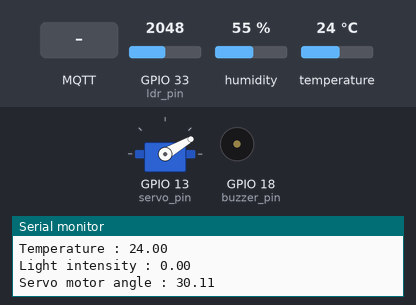
Recording of a sketch running on a simulated ESP32. Shown: servo, buzzer (waves = sounding), the last lines printed to the serial monitor. Inputs (shaded band) come from the test bench; at power-on: GPIO 33 (ldr_pin) = 2048, humidity 55 %, temperature 24 °C. WiFi joins after 1.5 s; servers stay silent unless stated; no MQTT or app messages arrive unless stated.

Above: at 2.7 s.
2.8 s: GPIO 33 (ldr_pin) set to 0
At 4.1 s:
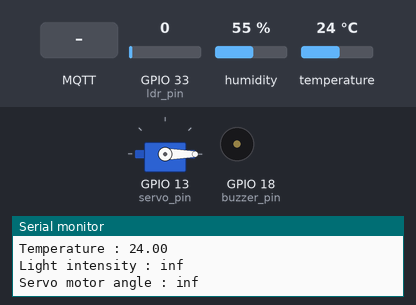
4.6 s: MQTT message "1" arrives on the first subscribed topic
At 5.4 s:
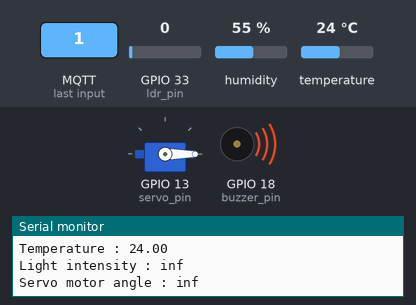
6.1 s: GPIO 33 (ldr_pin) set to 2
7.6 s: GPIO 33 (ldr_pin) set to 5
At 8.9 s:
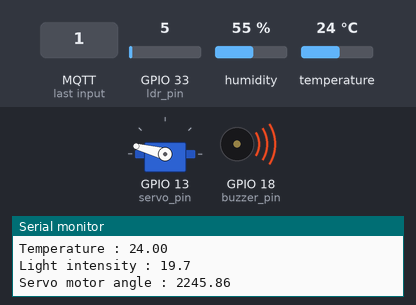
9.2 s: MQTT message "on" arrives on the first subscribed topic
At 10.4 s:
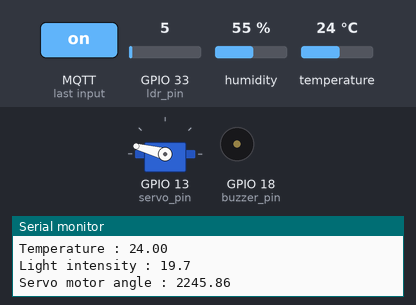
10.7 s: MQTT message "1" arrives on the third subscribed topic
At 11.7 s:
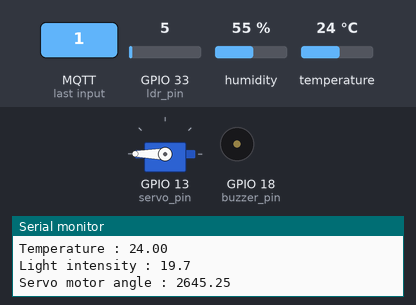
Timing chart, 0 to 13.2 s (numbered marks = the images above; inputs shaded):
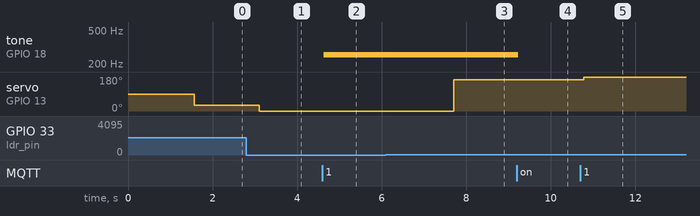

The sketch:

sketch.ino
```cpp
#include <PubSubClient.h>
#include <WiFi.h>
#include <NTPClient.h>
#include <WiFiUdp.h>
#include "DHTesp.h"
#include <ESP32Servo.h>

//Define pins
#define dht_pin 15
#define buzzer_pin 18
#define ldr_pin 33
#define servo_pin 13

//Create instances of classes
WiFiClient espClient;
PubSubClient mqttClient(espClient);
WiFiUDP ntpUDP;
NTPClient timeClient(ntpUDP);
DHTesp dhtSensor;
Servo servoMotor;

//LDR sensor parameters
const float GAMMA = 0.7;
const float RL10 = 50;

//Min, Max values observed for lux value calculation using ldr input
double min_lux = 0.12;
double long max_lux = 100916.59;

//Parameters controlling servo motor angle
float min_angle = 30;
float control_factor = 0.75;

//Variables to store important values
char temp_arr[6];
bool is_scheduled_on = false;
unsigned long scheduled_on_time;
double light_intensity;
char light_intensity_arr[5];
float servo_angle;

void setup() {
  Serial.begin(115200);
  setupWifi();
  setupMqtt();

  timeClient.begin();
  timeClient.setTimeOffset(5.5 * 3600);

  dhtSensor.setup(dht_pin, DHTesp::DHT22);
  servoMotor.attach(servo_pin);
  pinMode(buzzer_pin, OUTPUT);
  digitalWrite(buzzer_pin, LOW);
  pinMode(ldr_pin, INPUT);

  //Connect to broker to set the initial values of min_angle and control_factor in the dashboard
  connectToBroker();
  mqttClient.publish("Medibox-Servo_min_angle_esp", "30");
  mqttClient.publish("Medibox-Servo_control_factor_esp", "0.75");
}

void loop() {
  if (!mqttClient.connected()) {
    connectToBroker();
  }
  Serial.println();
  mqttClient.loop();

  //Update sensor readings and adjust the servo motor
  updateTemperature();
  updateLightIntensity();
  adjustSlidingWindow();

  //Publish sensor values in the dashboard
  mqttClient.publish("Medibox-Temperature", temp_arr);
  mqttClient.publish("Medibox-LDR_Val", light_intensity_arr);

  //Check whether buzzer scheduled time reached
  checkSchedule();
  delay(500);
}

void setupWifi() {
  WiFi.begin("Wokwi-GUEST", "");
  Serial.print("Connecting to Wifi");

  while (WiFi.status() != WL_CONNECTED) {
    delay(500);
    Serial.print(".");
  }
  Serial.println("Connected");
  Serial.print("IP address: ");
  Serial.println(WiFi.localIP());
  Serial.println();
}

void setupMqtt() {
  mqttClient.setServer("test.mosquitto.org", 1883);
  mqttClient.setCallback(receiveCallback);
}

void connectToBroker() {
  while (!mqttClient.connected()) {
    Serial.print("Attempting MQTT connection...");
    if (mqttClient.connect("ESP32-12345")) {
      Serial.println("Connected");

      //Subscribe to the topics to listen from dashboard
      mqttClient.subscribe("Medibox-Buzzer_On-Off");
      mqttClient.subscribe("Medibox-Buzzer_schedule");
      mqttClient.subscribe("Medibox-Servo_min_angle");
      mqttClient.subscribe("Medibox-Servo_control_factor");

    } else {
      Serial.print("Failed ");
      Serial.println(mqttClient.state());
      delay(5000);
    }
  }
}

void receiveCallback(char* topic, byte* payload, unsigned int length){
  Serial.print("Message arrived [");
  Serial.print(topic);
  Serial.print("] : ");

  char payload_char_arr[length+1];

  for(int i = 0; i < length; i++) {
    Serial.print((char) payload[i]);
    payload_char_arr[i] = (char) payload[i];
  }

  /*Null charactor added to represent the end of character array. Else created errors for some
  inputs by reading garbage data in consecutive memory locations*/
  payload_char_arr[length] = '\0';
  Serial.println();

  if(strcmp(topic, "Medibox-Buzzer_On-Off") == 0) {
    buzzerOn(payload_char_arr[0] == '1');
  }
  else if(strcmp(topic, "Medibox-Buzzer_schedule") == 0) {
    if(payload_char_arr[0] == 'N'){
      is_scheduled_on = false;
    }
    else{
      is_scheduled_on = true;
      scheduled_on_time = atol(payload_char_arr);
    }
  }
  else if(strcmp(topic, "Medibox-Servo_min_angle") == 0) {
    min_angle = atof(payload_char_arr);
  }
  else if(strcmp(topic, "Medibox-Servo_control_factor") == 0) {
    control_factor = atof(payload_char_arr);
  }
}

void updateTemperature(){
  TempAndHumidity data = dhtSensor.getTempAndHumidity();
  String(data.temperature, 2).toCharArray(temp_arr, 6);
  Serial.print("Temperature : ");
  Serial.println(temp_arr);
}

void buzzerOn(bool on){
  if(on){
    tone(buzzer_pin,256);
  }
  else{
    noTone(buzzer_pin);
  }
}

unsigned long getTime(){
  timeClient.update();
  return timeClient.getEpochTime();
}

void checkSchedule(){
  if(is_scheduled_on){
    unsigned long currentTime = getTime();
    if(currentTime > scheduled_on_time) {
      buzzerOn(true);
      is_scheduled_on = false;

      mqttClient.publish("Medibox-Buzzer_On-Off_esp", "1");
      mqttClient.publish("Medibox-Buzzer_schedule_esp", "0");

      Serial.println("Scheduled ON");
    }
  }
}

void updateLightIntensity() {
  int ldr_val = analogRead(ldr_pin);

  /*Following convertion of ldr sensor input to lux value is for a arduino board which
  gets analog input in 0-1024 range. But esp32 gets analog input in 0-4096 range. Hence
  before converting to lux value we should scale down input to 0-1024 range*/
  float scaled_val = ldr_val / 4;

  //Convert the ldr input value into lux value
  float voltage = scaled_val / 1024. * 5;
  float resistance = 2000 * voltage / (1 - voltage / 5);
  float lux = pow(RL10 * 1e3 * pow(10, GAMMA) / resistance, (1 / GAMMA));

  //Scale down light intensity to 0-1 range using linear interpolation
  light_intensity = abs((lux - min_lux)) * (1 - 0) / (max_lux - min_lux) + 0;

  String(light_intensity, 2).toCharArray(light_intensity_arr, 5);
  Serial.print("Light intensity : ");
  Serial.println(light_intensity_arr);
}

void adjustSlidingWindow() {
  servo_angle = min_angle + (180 - min_angle) * light_intensity * control_factor;
  servoMotor.write(servo_angle);
  Serial.print("Servo motor angle : ");
  Serial.println(servo_angle);
}
```

Measured:
- the behaviour switches between 3 and 4 on GPIO 33 (ldr_pin) (found by bisection; images 2 and 3)
- after the input at 2.8 s, servo on GPIO 13 (servo_pin): 30° → 0° after 0.30 s
- after the input at 4.6 s, tone on GPIO 18 (buzzer_pin): silent → 256 Hz at once
- after the input at 7.6 s, servo on GPIO 13 (servo_pin): 0° → 165° after 0.11 s
- after the input at 9.2 s, tone on GPIO 18 (buzzer_pin): 256 Hz → silent at once
- after the input at 10.7 s, servo on GPIO 13 (servo_pin): 165° → 180° after 0.08 s
